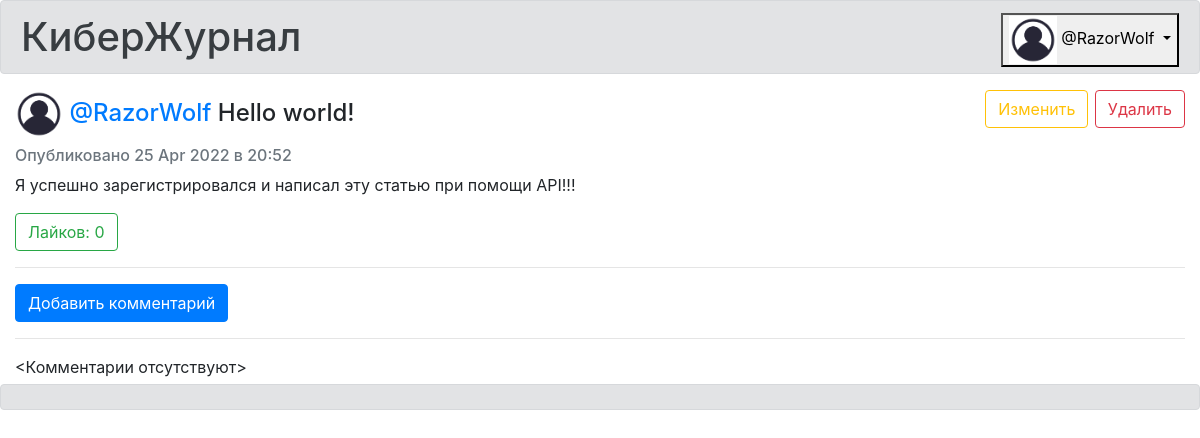
/article/1 (signed in), run on the app's committed database.
### data/users.py (models this page shows, shortened)
class User(SqlAlchemyBase, UserMixin, SerializerMixin):
    __tablename__ = "users"
    serialize_rules = ("-articles", "-comments", "-likes")
    id = sqlalchemy.Column(sqlalchemy.Integer, primary_key=True, autoincrement=True)
    surname = sqlalchemy.Column(sqlalchemy.String(64))
    name = sqlalchemy.Column(sqlalchemy.String(64))
    nickname = sqlalchemy.Column(sqlalchemy.String(32), unique=True, index=True)
    email = sqlalchemy.Column(sqlalchemy.String(256), unique=True)
    hashed_password = sqlalchemy.Column(sqlalchemy.String(512))
    modified_date = sqlalchemy.Column(sqlalchemy.DateTime, default=datetime.now)
    avatar = sqlalchemy.Column(sqlalchemy.String(256), nullable=True)  # Название файла
    description = sqlalchemy.Column(sqlalchemy.String(4096), nullable=True)
    is_moderator = sqlalchemy.Column(sqlalchemy.Boolean, default=False)
    is_admin = sqlalchemy.Column(sqlalchemy.Boolean, default=False)  # Администратор наделён
    articles = orm.relation("Article", back_populates="user", cascade="all,delete-orphan")
    comments = orm.relation("Comment", back_populates="user", cascade="all,delete-orphan")
    likes = orm.relation("ArticleLike", back_populates="user", cascade="all,delete-orphan")

### data/articles.py (models this page shows)
class Article(SqlAlchemyBase, SerializerMixin):
    __tablename__ = "articles"
    serialize_rules = ("-comments", "-likes", "-user")
    id = sqlalchemy.Column(sqlalchemy.Integer, primary_key=True, autoincrement=True)
    author = sqlalchemy.Column(sqlalchemy.Integer, sqlalchemy.ForeignKey("users.id",
                                                                         ondelete="CASCADE"))
    title = sqlalchemy.Column(sqlalchemy.String(128), nullable=False)
    content = sqlalchemy.Column(sqlalchemy.String(4096), nullable=False)
    create_date = sqlalchemy.Column(sqlalchemy.DateTime, default=datetime.now)
    image = sqlalchemy.Column(sqlalchemy.String(256))
    likes_count = sqlalchemy.Column(sqlalchemy.Integer, default=0)
    user = orm.relation("User")
    comments = orm.relation("Comment", back_populates="article", cascade="all,delete-orphan")
    likes = orm.relation("ArticleLike", back_populates="article", cascade="all,delete-orphan")
    def user_can_delete(self, user):
        if self.user == user:
            return True
        if self.user.is_admin:
            return False
        if self.user.is_moderator:
            return user.is_admin
        return user.is_admin or user.is_moderator

### main.py (the view)
@app.route("/article/<int:article_id>")
def article_page(article_id):
    db_sess = db_session.create_session()
    article = db_sess.query(Article).get(article_id)
    if not article:
        abort(404)
    sorted_by = session.get("sorted_by", "create_date")
    return render_template("article_page.html", title=article.title, article=article,
                           sorted_by=sorted_by)

### data/db_session.py (called while the page is built)
def create_session() -> Session:
    global __factory
    return __factory()

### main.py (called while the page is built)
@login_manager.user_loader
def load_user(user_id):
    db_sess = db_session.create_session()
    return db_sess.query(User).get(user_id)

### templates/article_page.html (shortened to what this page needs)
{% extends "base.html" %}
{% from "macro.html" import comment_card, datetime_to_string, like_btn, edit_btn, delete_btn, user_role_image %}
{% block content %}
    <div class="col-auto">
        <h4>
            <img src="{{ avatar_filename(article.user) }}" alt="" width="48" height="48">
            <a href="/user_page/{{ article.author }}?sorted_by={{ sorted_by }}">@{{ article.user.nickname }}</a>
            {{ article.title }}
            {% if current_user.is_authenticated and current_user.is_authenticated and article.user_can_delete(current_user) %}
                <span style="float: right">
                    {% if current_user == article.user %}
                        {{ edit_btn("/edit_article/" + article.id|string) }}
                    {% endif %}
                    {{ delete_btn("/delete_article/" + article.id|string, "deleteModal") }}
                </span>
            {% endif %}
        </h4>
        <h6 class="text-muted">Опубликовано {{ datetime_to_string(article.create_date) }}</h6>
        <div>
            <p class="preserve-line-breaks">{{ article.content }}</p>
            {{ like_btn(article.likes_count,
                        current_user is in(article.likes|map(attribute='user')),
                        "/like/" + article.id|string,
                        "/article/" + article.id|string,
                        not current_user.is_authenticated) }}
        </div>
        <hr>
        {% if current_user.is_authenticated %}
            <a class="btn btn-primary" href="/add_comment/{{ article.id }}">Добавить комментарий</a>
        {% endif %}
        <hr>
        {% for comment in article.comments|sort(attribute="create_date", reverse=True) %}
            {{ comment_card(comment, current_user, sorted_by) }}
        {% else %}
            &lt;Комментарии отсутствуют&gt;
        {% endfor %}
    </div>
{% endblock %}

### templates/base.html (shortened to what this page needs)
{% from "macro.html" import avatar_filename, user_role_image %}
<!DOCTYPE html>
<html lang="en">
<head>
    <link rel="stylesheet"
          href="https://stackpath.bootstrapcdn.com/bootstrap/4.4.1/css/bootstrap.min.css"
>
    <link rel="stylesheet" href="{{ url_for('static', filename='css/style.css') }}" type="text/css">
</head>
<body>
    <header>
        <div class="alert alert-secondary">
            <h1 class="main-header">КиберЖурнал</h1>
            {% if current_user.is_authenticated %}
                <div class="header-link-container dropdown">
                    <button class="dropdown-toggle" type="button" id="dropButton1"
                            data-bs-toggle="dropdown" aria-expanded="false">
                        <img src="{{ avatar_filename(current_user) }}" alt="" width="48" height="48">
                        @{{ current_user.nickname }}{{ user_role_image(current_user) }}
                    </button>
                </div>
            {% endif %}
        </div>
    </header>
    {% block content %}{% endblock %}
    <footer>
        <div class="alert alert-secondary" role="alert">
        </div>
    </footer>
</body>
</html>

### templates/macro.html (shortened to what this page needs)
{% macro avatar_filename(user) %}
    {% if user.avatar %}
        {{ url_for("static", filename=("img/avatars/" + user.avatar)) }}
    {% else %}
        {{ url_for("static", filename="img/default_avatar.png") }}
    {% endif %}
{% endmacro %}
{% macro datetime_to_string(dt) %}
    {{ dt.strftime("%d %b %Y в %H:%M") }}
{% endmacro %}
{% macro like_btn(likes_count, is_liked, url, redirect_url, is_disabled=False) %}
    <a href="{{ url }}?redirect_url={{ redirect_url }}" class="btn
        {% if is_liked %}
            btn-success
        {% else %}
            btn-outline-success
        {% endif %}
        " tabindex="-1">Лайков: {{ likes_count }}</a>
{% endmacro %}
{% macro edit_btn(href) %}
    <a href="{{ href }}"
       class="btn btn-outline-warning">Изменить</a>
{% endmacro %}
{% macro delete_btn(href, modal_id) %}
    <button class="btn btn-outline-danger" type="button" data-bs-toggle="modal" data-bs-target="#{{ modal_id }}">
        Удалить
    </button>
{% endmacro %}

### static/css/style.css (style rules this page uses)
h1.main-header { display: inline; }
.header-link-container { float: right; display: inline-block; }
.preserve-line-breaks { white-space: pre-wrap; }
footer { margin-top: 5px; }
header { margin-bottom: 5px; }

### data on the page
User: nickname "RazorWolf", user.nickname "RazorWolf"
Article: title "Hello world!", strftime "25 Apr 2022 в 20:52", content "Я успешно зарегистрировался и написал эту статью при помощи API!!!"

### other printed values
{{ likes_count }} "0"
